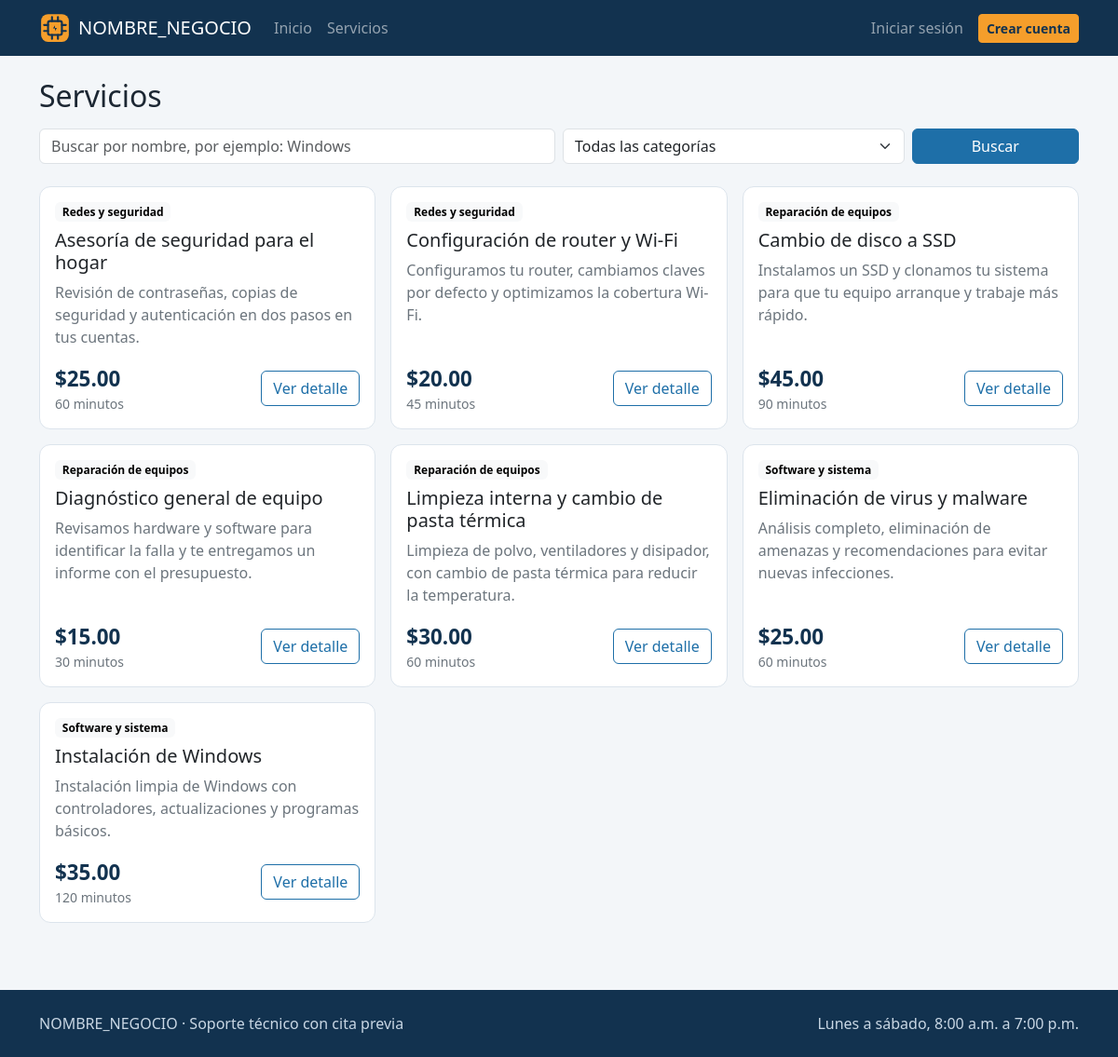
/catalogo.php, run on the app's committed database.
### tables this page shows
CREATE TABLE servicios (
  id           INT AUTO_INCREMENT PRIMARY KEY,
  categoria_id INT NOT NULL,
  nombre       VARCHAR(100) NOT NULL,
  descripcion  TEXT NOT NULL,
  precio       DECIMAL(8,2) NOT NULL,
  duracion_min INT NOT NULL,
  estado       ENUM('ACTIVO','INACTIVO') NOT NULL DEFAULT 'ACTIVO',
  CONSTRAINT fk_servicios_categoria FOREIGN KEY (categoria_id)
    REFERENCES categorias(id) ON DELETE RESTRICT,
  CONSTRAINT chk_servicio_precio   CHECK (precio >= 0),
  CONSTRAINT chk_servicio_duracion CHECK (duracion_min > 0)
);

CREATE TABLE categorias (
  id          INT AUTO_INCREMENT PRIMARY KEY,
  nombre      VARCHAR(80) NOT NULL UNIQUE,
  descripcion VARCHAR(255) NOT NULL,
  estado      ENUM('ACTIVO','INACTIVO') NOT NULL DEFAULT 'ACTIVO'
);

### includes/seguridad.php (called while the page is built, shortened)
<?php
function e($texto): string
{
    return htmlspecialchars((string) $texto, ENT_QUOTES, 'UTF-8');
}
function url(string $ruta): string
{
    return BASE_URL . '/' . ltrim($ruta, '/');
}

### catalogo.php (the view, shortened to what this page needs)
<?php
require_once 'includes/seguridad.php';
$busqueda  = trim($_GET['q'] ?? '');
$sql = "SELECT s.id, s.nombre, s.descripcion, s.precio, s.duracion_min, c.nombre AS categoria
        FROM servicios s
        JOIN categorias c ON c.id = s.categoria_id
        WHERE s.estado = 'ACTIVO' AND c.estado = 'ACTIVO'";
$parametros = [];
$sql .= ' ORDER BY c.nombre, s.nombre';
$consulta = $pdo->prepare($sql);
$consulta->execute($parametros);
$servicios = $consulta->fetchAll();
require 'includes/header.php';
?>
<h1 class="h2 mb-3">Servicios</h1>
<form method="get" class="row g-2 mb-4" role="search">
  <div class="col-md-6">
    <input type="search" id="q" name="q" class="form-control" placeholder="Buscar por nombre, por ejemplo: Windows" value="<?= e($busqueda) ?>">
  </div>
  <div class="col-md-4">
    <select id="categoria" name="categoria" class="form-select">
      <option value="">Todas las categorías</option>
    </select>
  </div>
  <div class="col-md-2 d-grid">
    <button type="submit" class="btn btn-primary">Buscar</button>
  </div>
</form>
<div class="row g-3">
  <?php foreach ($servicios as $servicio): ?>
    <div class="col-md-6 col-lg-4">
      <article class="card tarjeta tarjeta-servicio h-100">
        <div class="card-body d-flex flex-column">
          <span class="badge text-bg-light align-self-start mb-2"><?= e($servicio['categoria']) ?></span>
          <h2 class="h5"><?= e($servicio['nombre']) ?></h2>
          <p class="text-secondary flex-grow-1"><?= e($servicio['descripcion']) ?></p>
          <div class="d-flex justify-content-between align-items-center">
            <div>
              <span class="precio">$<?= number_format((float) $servicio['precio'], 2) ?></span>
              <span class="text-secondary small d-block"><?= (int) $servicio['duracion_min'] ?> minutos</span>
            </div>
            <a href="<?= url('servicio.php?id=' . $servicio['id']) ?>" class="btn btn-outline-primary">Ver detalle</a>
          </div>
        </div>
      </article>
    </div>
  <?php endforeach; ?>
</div>
<?php require 'includes/footer.php'; ?>

### css/estilos.css (style rules this page uses)
body { background-color: #F3F6F9; color: #1C2733; }
h1, h2, h3 { color: #12324F; }
a { color: #1E6FA8; }
.btn-primary { background-color: #1E6FA8; border-color: #1E6FA8; }
.tarjeta { border: 1px solid #DCE4EC; border-radius: 0.75rem; }
.precio { font-size: 1.4rem; font-weight: 700; color: #12324F; }
.btn-outline-primary { color: #1E6FA8; border-color: #1E6FA8; }

### data on the page
servicios: categoria.nombre "Redes y seguridad", nombre "Asesoría de seguridad para el hogar", descripcion "Revisión de contraseñas, copias de seguridad y autenticación en dos pasos en tus cuentas.", precio "25.00", duracion_min "60"
servicios: categoria.nombre "Redes y seguridad", nombre "Configuración de router y Wi-Fi", descripcion "Configuramos tu router, cambiamos claves por defecto y optimizamos la cobertura Wi-Fi.", precio "20.00", duracion_min "45"
servicios: categoria.nombre "Reparación de equipos", nombre "Cambio de disco a SSD", descripcion "Instalamos un SSD y clonamos tu sistema para que tu equipo arranque y trabaje más rápido.", precio "45.00", duracion_min "90"
servicios: categoria.nombre "Reparación de equipos", nombre "Diagnóstico general de equipo", descripcion "Revisamos hardware y software para identificar la falla y te entregamos un informe con el presupuesto.", precio "15.00", duracion_min "30"
servicios: categoria.nombre "Reparación de equipos", nombre "Limpieza interna y cambio de pasta térmica", descripcion "Limpieza de polvo, ventiladores y disipador, con cambio de pasta térmica para reducir la temperatura.", precio "30.00", duracion_min "60"
servicios: categoria.nombre "Software y sistema", nombre "Eliminación de virus y malware", descripcion "Análisis completo, eliminación de amenazas y recomendaciones para evitar nuevas infecciones.", precio "25.00", duracion_min "60"
servicios: categoria.nombre "Software y sistema", nombre "Instalación de Windows", descripcion "Instalación limpia de Windows con controladores, actualizaciones y programas básicos.", precio "35.00", duracion_min "120"

### other printed values
NOMBRE_NEGOCIO "NOMBRE_NEGOCIO"
